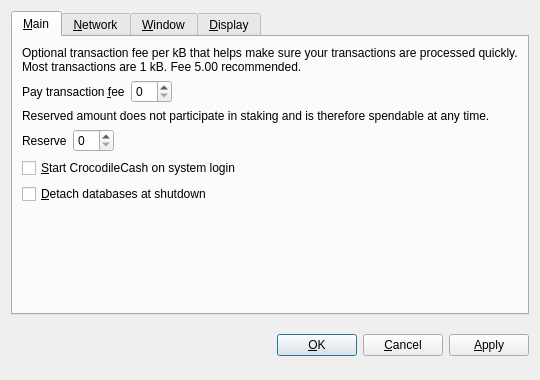
<?xml version="1.0" encoding="UTF-8"?>
<ui version="4.0">
 <class>OptionsDialog</class>
 <widget class="QDialog" name="OptionsDialog">
  <property name="geometry">
   <rect>
    <x>0</x>
    <y>0</y>
    <width>540</width>
    <height>380</height>
   </rect>
  </property>
  <property name="windowTitle">
   <string>Options</string>
  </property>
    <property name="styleSheet">
   <string notr="true">background-image: url(:/images/bkg2);
background-image: url(:/images/gr);</string>
  </property>
  <property name="modal">
   <bool>true</bool>
  </property>
  <layout class="QVBoxLayout" name="verticalLayout">
   <item>
    <widget class="QTabWidget" name="tabWidget">
     <property name="tabPosition">
      <enum>QTabWidget::North</enum>
     </property>
     <property name="currentIndex">
      <number>0</number>
     </property>
     <widget class="QWidget" name="tabMain">
      <attribute name="title">
       <string>&amp;Main</string>
      </attribute>
      <layout class="QVBoxLayout" name="verticalLayout_Main">
       <item>
        <widget class="QLabel" name="transactionFeeInfoLabel">
         <property name="text">
          <string>Optional transaction fee per kB that helps make sure your transactions are processed quickly. Most transactions are 1 kB. Fee 5.00 recommended.</string>
         </property>
         <property name="textFormat">
          <enum>Qt::PlainText</enum>
         </property>
         <property name="wordWrap">
          <bool>true</bool>
         </property>
        </widget>
       </item>
       <item>
        <layout class="QHBoxLayout" name="horizontalLayoutFee">
         <item>
          <widget class="QLabel" name="transactionFeeLabel">
           <property name="text">
            <string>Pay transaction &amp;fee</string>
           </property>
           <property name="textFormat">
            <enum>Qt::PlainText</enum>
           </property>
           <property name="buddy">
            <cstring>transactionFee</cstring>
           </property>
          </widget>
         </item>
         <item>
          <widget class="BitcoinAmountField" name="transactionFee"/>
         </item>
         <item>
          <spacer name="horizontalSpacerFee">
           <property name="orientation">
            <enum>Qt::Horizontal</enum>
           </property>
           <property name="sizeHint" stdset="0">
            <size>
             <width>40</width>
             <height>20</height>
            </size>
           </property>
          </spacer>
         </item>
        </layout>
       </item>
       <item>
        <widget class="QLabel" name="reserveBalanceInfoLabel">
         <property name="text">
          <string>Reserved amount does not participate in staking and is therefore spendable at any time.</string>
         </property>
         <property name="textFormat">
          <enum>Qt::PlainText</enum>
         </property>
         <property name="wordWrap">
          <bool>true</bool>
         </property>
        </widget>
       </item>
       <item>
        <layout class="QHBoxLayout" name="horizontalLayoutReserveBalance">
         <item>
          <widget class="QLabel" name="reserveBalanceLabel">
           <property name="text">
            <string>Reserve</string>
           </property>
           <property name="textFormat">
            <enum>Qt::PlainText</enum>
           </property>
           <property name="buddy">
            <cstring>reserveBalance</cstring>
           </property>
          </widget>
         </item>
         <item>
          <widget class="BitcoinAmountField" name="reserveBalance"/>
         </item>
         <item>
          <spacer name="horizontalSpacerReserveBalance">
           <property name="orientation">
            <enum>Qt::Horizontal</enum>
           </property>
           <property name="sizeHint" stdset="0">
            <size>
             <width>40</width>
             <height>20</height>
            </size>
           </property>
          </spacer>
         </item>
        </layout>
       </item>
       <item>
        <widget class="QCheckBox" name="bitcoinAtStartup">
         <property name="toolTip">
          <string>Automatically start CrocodileCash after logging in to the system.</string>
         </property>
         <property name="text">
          <string>&amp;Start CrocodileCash on system login</string>
         </property>
        </widget>
       </item>
       <item>
        <widget class="QCheckBox" name="detachDatabases">
         <property name="toolTip">
          <string>Detach block and address databases at shutdown. This means they can be moved to another data directory, but it slows down shutdown. The wallet is always detached.</string>
         </property>
         <property name="text">
          <string>&amp;Detach databases at shutdown</string>
         </property>
        </widget>
       </item>
       <item>
        <spacer name="verticalSpacer_Main">
         <property name="orientation">
          <enum>Qt::Vertical</enum>
         </property>
         <property name="sizeHint" stdset="0">
          <size>
           <width>20</width>
           <height>40</height>
          </size>
         </property>
        </spacer>
       </item>
      </layout>
     </widget>
     <widget class="QWidget" name="tabNetwork">
      <attribute name="title">
       <string>&amp;Network</string>
      </attribute>
      <layout class="QVBoxLayout" name="verticalLayout_Network">
       <item>
        <widget class="QCheckBox" name="mapPortUpnp">
         <property name="toolTip">
          <string>Automatically open the CrocodileCash client port on the router. This only works when your router supports UPnP and it is enabled.</string>
         </property>
         <property name="text">
          <string>Map port using &amp;UPnP</string>
         </property>
        </widget>
       </item>
       <item>
        <widget class="QCheckBox" name="connectSocks">
         <property name="toolTip">
          <string>Connect to the CrocodileCash network through a SOCKS proxy (e.g. when connecting through Tor).</string>
         </property>
         <property name="text">
          <string>&amp;Connect through SOCKS proxy:</string>
         </property>
        </widget>
       </item>
       <item>
        <layout class="QHBoxLayout" name="horizontalLayout_Network">
         <item>
          <widget class="QLabel" name="proxyIpLabel">
           <property name="text">
            <string>Proxy &amp;IP:</string>
           </property>
           <property name="textFormat">
            <enum>Qt::PlainText</enum>
           </property>
           <property name="buddy">
            <cstring>proxyIp</cstring>
           </property>
          </widget>
         </item>
         <item>
          <widget class="QValidatedLineEdit" name="proxyIp">
           <property name="maximumSize">
            <size>
             <width>140</width>
             <height>16777215</height>
            </size>
           </property>
           <property name="toolTip">
            <string>IP address of the proxy (e.g. 127.0.0.1)</string>
           </property>
          </widget>
         </item>
         <item>
          <widget class="QLabel" name="proxyPortLabel">
           <property name="text">
            <string>&amp;Port:</string>
           </property>
           <property name="textFormat">
            <enum>Qt::PlainText</enum>
           </property>
           <property name="buddy">
            <cstring>proxyPort</cstring>
           </property>
          </widget>
         </item>
         <item>
          <widget class="QLineEdit" name="proxyPort">
           <property name="maximumSize">
            <size>
             <width>55</width>
             <height>16777215</height>
            </size>
           </property>
           <property name="toolTip">
            <string>Port of the proxy (e.g. 9050)</string>
           </property>
          </widget>
         </item>
         <item>
          <widget class="QLabel" name="socksVersionLabel">
           <property name="text">
            <string>SOCKS &amp;Version:</string>
           </property>
           <property name="textFormat">
            <enum>Qt::PlainText</enum>
           </property>
           <property name="buddy">
            <cstring>socksVersion</cstring>
           </property>
          </widget>
         </item>
         <item>
          <widget class="QValueComboBox" name="socksVersion">
           <property name="toolTip">
            <string>SOCKS version of the proxy (e.g. 5)</string>
           </property>
          </widget>
         </item>
         <item>
          <spacer name="horizontalSpacer_Network">
           <property name="orientation">
            <enum>Qt::Horizontal</enum>
           </property>
           <property name="sizeHint" stdset="0">
            <size>
             <width>40</width>
             <height>20</height>
            </size>
           </property>
          </spacer>
         </item>
        </layout>
       </item>
       <item>
        <spacer name="verticalSpacer_Network">
         <property name="orientation">
          <enum>Qt::Vertical</enum>
         </property>
         <property name="sizeHint" stdset="0">
          <size>
           <width>20</width>
           <height>40</height>
          </size>
         </property>
        </spacer>
       </item>
      </layout>
     </widget>
     <widget class="QWidget" name="tabWindow">
      <attribute name="title">
       <string>&amp;Window</string>
      </attribute>
      <layout class="QVBoxLayout" name="verticalLayout_Window">
       <item>
        <widget class="QCheckBox" name="minimizeToTray">
         <property name="toolTip">
          <string>Show only a tray icon after minimizing the window.</string>
         </property>
         <property name="text">
          <string>&amp;Minimize to the tray instead of the taskbar</string>
         </property>
        </widget>
       </item>
       <item>
        <widget class="QCheckBox" name="minimizeOnClose">
         <property name="toolTip">
          <string>Minimize instead of exit the application when the window is closed. When this option is enabled, the application will be closed only after selecting Quit in the menu.</string>
         </property>
         <property name="text">
          <string>M&amp;inimize on close</string>
         </property>
        </widget>
       </item>
       <item>
        <spacer name="verticalSpacer_Window">
         <property name="orientation">
          <enum>Qt::Vertical</enum>
         </property>
         <property name="sizeHint" stdset="0">
          <size>
           <width>20</width>
           <height>40</height>
          </size>
         </property>
        </spacer>
       </item>
      </layout>
     </widget>
     <widget class="QWidget" name="tabDisplay">
      <attribute name="title">
       <string>&amp;Display</string>
      </attribute>
      <layout class="QVBoxLayout" name="verticalLayout_Display">
       <item>
        <layout class="QHBoxLayout" name="horizontalLayout_1_Display">
         <item>
          <widget class="QLabel" name="langLabel">
           <property name="text">
            <string>User Interface &amp;language:</string>
           </property>
           <property name="textFormat">
            <enum>Qt::PlainText</enum>
           </property>
           <property name="buddy">
            <cstring>lang</cstring>
           </property>
          </widget>
         </item>
         <item>
          <widget class="QValueComboBox" name="lang">
           <property name="toolTip">
            <string>The user interface language can be set here. This setting will take effect after restarting CrocodileCash.</string>
           </property>
          </widget>
         </item>
        </layout>
       </item>
       <item>
        <layout class="QHBoxLayout" name="horizontalLayout_2_Display">
         <item>
          <widget class="QLabel" name="unitLabel">
           <property name="text">
            <string>&amp;Unit to show amounts in:</string>
           </property>
           <property name="textFormat">
            <enum>Qt::PlainText</enum>
           </property>
           <property name="buddy">
            <cstring>unit</cstring>
           </property>
          </widget>
         </item>
         <item>
          <widget class="QValueComboBox" name="unit">
           <property name="toolTip">
            <string>Choose the default subdivision unit to show in the interface and when sending coins.</string>
           </property>
          </widget>
         </item>
        </layout>
       </item>
       <item>
        <widget class="QCheckBox" name="displayAddresses">
         <property name="toolTip">
          <string>Whether to show CrocodileCash addresses in the transaction list or not.</string>
         </property>
         <property name="text">
          <string>&amp;Display addresses in transaction list</string>
         </property>
        </widget>
       </item>
       <item>
        <widget class="QCheckBox" name="coinControlFeatures">
         <property name="toolTip">
          <string>Whether to show coin control features or not.</string>
         </property>
         <property name="text">
          <string>Display coin &amp;control features (experts only!)</string>
         </property>
        </widget>
       </item>
       <item>
        <spacer name="verticalSpacer_Display">
         <property name="orientation">
          <enum>Qt::Vertical</enum>
         </property>
         <property name="sizeHint" stdset="0">
          <size>
           <width>20</width>
           <height>40</height>
          </size>
         </property>
        </spacer>
       </item>
      </layout>
     </widget>
    </widget>
   </item>
   <item>
    <layout class="QHBoxLayout" name="horizontalLayout_Buttons">
     <item>
      <spacer name="horizontalSpacer_1">
       <property name="orientation">
        <enum>Qt::Horizontal</enum>
       </property>
       <property name="sizeHint" stdset="0">
        <size>
         <width>40</width>
         <height>48</height>
        </size>
       </property>
      </spacer>
     </item>
     <item>
      <widget class="QLabel" name="statusLabel">
       <property name="font">
        <font>
         <weight>75</weight>
         <bold>true</bold>
        </font>
       </property>
       <property name="text">
        <string/>
       </property>
       <property name="textFormat">
        <enum>Qt::PlainText</enum>
       </property>
       <property name="wordWrap">
        <bool>true</bool>
       </property>
      </widget>
     </item>
     <item>
      <spacer name="horizontalSpacer_2">
       <property name="orientation">
        <enum>Qt::Horizontal</enum>
       </property>
       <property name="sizeHint" stdset="0">
        <size>
         <width>40</width>
         <height>48</height>
        </size>
       </property>
      </spacer>
     </item>
     <item>
      <widget class="QPushButton" name="okButton">
       <property name="text">
        <string>&amp;OK</string>
       </property>
      </widget>
     </item>
     <item>
      <widget class="QPushButton" name="cancelButton">
       <property name="text">
        <string>&amp;Cancel</string>
       </property>
       <property name="autoDefault">
        <bool>false</bool>
       </property>
      </widget>
     </item>
     <item>
      <widget class="QPushButton" name="applyButton">
       <property name="text">
        <string>&amp;Apply</string>
       </property>
       <property name="autoDefault">
        <bool>false</bool>
       </property>
      </widget>
     </item>
    </layout>
   </item>
  </layout>
 </widget>
 <customwidgets>
  <customwidget>
   <class>BitcoinAmountField</class>
   <extends>QSpinBox</extends>
   <header>bitcoinamountfield.h</header>
   <container>1</container>
  </customwidget>
  <customwidget>
   <class>QValidatedLineEdit</class>
   <extends>QLineEdit</extends>
   <header>qvalidatedlineedit.h</header>
  </customwidget>
    <customwidget>
   <class>QValueComboBox</class>
   <extends>QComboBox</extends>
   <header>qvaluecombobox.h</header>
  </customwidget>
 </customwidgets>
 <resources/>
 <connections/>
</ui>
